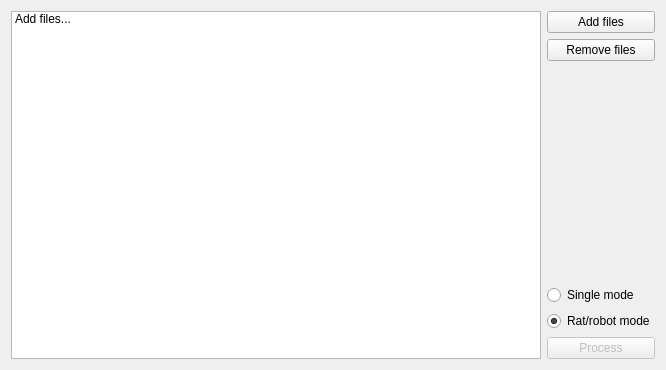
<?xml version="1.0" encoding="UTF-8"?>
<ui version="4.0">
 <class>Evaluator</class>
 <widget class="QWidget" name="Evaluator">
  <property name="geometry">
   <rect>
    <x>0</x>
    <y>0</y>
    <width>666</width>
    <height>370</height>
   </rect>
  </property>
  <property name="windowTitle">
   <string>Evaluator</string>
  </property>
  <layout class="QHBoxLayout" name="horizontalLayout">
   <item>
    <widget class="QListWidget" name="fileList">
     <item>
      <property name="text">
       <string>Add files...</string>
      </property>
     </item>
    </widget>
   </item>
   <item>
    <layout class="QVBoxLayout" name="verticalLayout">
     <item>
      <widget class="QPushButton" name="addButton">
       <property name="text">
        <string>Add files</string>
       </property>
      </widget>
     </item>
     <item>
      <widget class="QPushButton" name="removeButton">
       <property name="text">
        <string>Remove files</string>
       </property>
      </widget>
     </item>
     <item>
      <spacer name="verticalSpacer">
       <property name="orientation">
        <enum>Qt::Vertical</enum>
       </property>
       <property name="sizeHint" stdset="0">
        <size>
         <width>20</width>
         <height>40</height>
        </size>
       </property>
      </spacer>
     </item>
     <item>
      <layout class="QVBoxLayout" name="verticalLayout_2">
       <item>
        <widget class="QRadioButton" name="singleRadio">
         <property name="text">
          <string>Single mode</string>
         </property>
        </widget>
       </item>
       <item>
        <widget class="QRadioButton" name="ratbotRadio">
         <property name="text">
          <string>Rat/robot mode</string>
         </property>
         <property name="checked">
          <bool>true</bool>
         </property>
        </widget>
       </item>
      </layout>
     </item>
     <item>
      <widget class="QPushButton" name="processButton">
       <property name="enabled">
        <bool>false</bool>
       </property>
       <property name="text">
        <string>Process</string>
       </property>
      </widget>
     </item>
    </layout>
   </item>
  </layout>
 </widget>
 <resources/>
 <connections/>
</ui>
